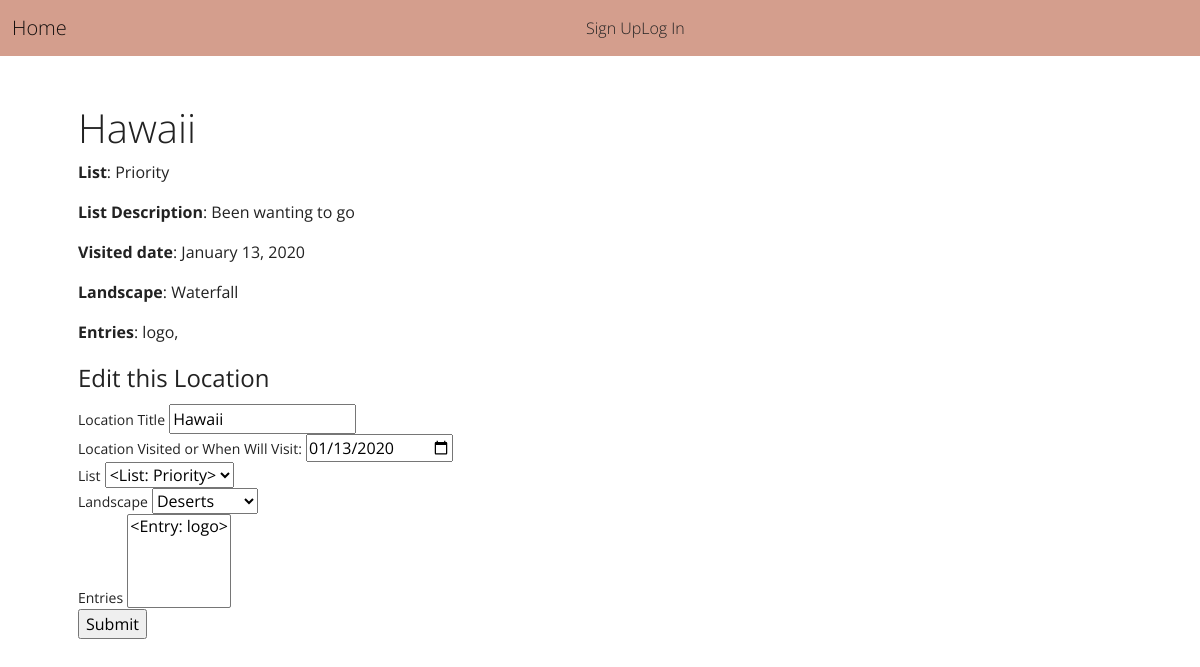
Screenshot of /location/1 with the database file from the repository.
### scenery_app/models.py (models this page shows, shortened)
class Location(db.Model):
    id = db.Column(db.Integer, primary_key=True)
    title = db.Column(db.String(80), nullable=False)
    visited_date = db.Column(db.Date)
    list_id = db.Column(db.Integer, db.ForeignKey('list.id'), nullable=False)
    list = db.relationship('List', back_populates='locations')
    landscape = db.Column(db.Enum(Landscape), default=Landscape.DESERTS)
    entries = db.relationship(
        'Entry', secondary='location_entry', back_populates='locations'
    )
    users_who_favorited = db.relationship(
        'User', secondary='user_location', back_populates='favorite_locations'
    )

class List(db.Model):
    id = db.Column(db.Integer, primary_key=True)
    name = db.Column(db.String(80), nullable=False)
    description = db.Column(db.String(500))
    locations = db.relationship('Location', back_populates='list')
    def __str__(self):
        return f'<List: {self.name}>'

class Entry(db.Model):
    id = db.Column(db.Integer, primary_key=True)
    name = db.Column(db.String(80), nullable=False, unique=True)
    locations = db.relationship(
        'Location', secondary='location_entry', back_populates='entries')
    def __str__(self):
        return f'<Entry: {self.name}>'
    def __repr__(self):
        return f'<Entry: {self.name}>'

### scenery_app/main/routes.py (the view, shortened to what this page needs)
@main.route('/location/<location_id>', methods=['GET', 'POST'])
def location_detail(location_id):
    location = Location.query.get(location_id)
    form = LocationForm(obj=location)
    return render_template('location_detail.html', location=location, form=form)

### scenery_app/main/forms.py
class LocationForm(FlaskForm):
    title = StringField('Location Title',
        validators=[DataRequired(), Length(min=3, max=80)])
    visited_date = DateField('Location Visited or When Will Visit:')
    list = QuerySelectField('List',
        query_factory=lambda: List.query, allow_blank=False)
    landscape = SelectField('Landscape', choices=Landscape.choices())
    entries = QuerySelectMultipleField('Entries',
        query_factory=lambda: Entry.query)
    submit = SubmitField('Submit')

### scenery_app/models.py (called while the page is built)
    def __str__(self):
        return str(self.value)

### scenery_app/templates/location_detail.html (shortened to what this page needs)
{% extends 'base.html' %}
{% block content %}
<h1>{{ location.title }}</h1>
<p>
    <strong>List</strong>: {{ location.list.name }}
</p>
<p>
    <strong>List Description</strong>: {{ location.list.description }}
</p>
{% if location.visited_date %}
<p>
    <strong>Visited date</strong>: {{ location.visited_date.strftime('%B %d, %Y') }}
</p>
{% endif %}
<p>
    <strong>Landscape</strong>: {{ location.landscape }}
</p>
<p>
    <strong>Entries</strong>:
    {% for entry in location.entries %}
    {{ entry.name }},
    {% endfor %}
</p>
<form method="POST" action="{{ url_for('main.location_detail', location_id=location.id) }}">
    <fieldset>
        <legend>Edit this Location</legend>
        <div>
            {{ form.title.label }}
            {{ form.title }}
        </div>
        <div>
            {{ form.visited_date.label }}
            {{ form.visited_date(placeholder="YYYY-mm-dd") }}
        </div>
        <div>
            {{ form.list.label }}
            {{ form.list }}
        </div>
        <div>
            {{ form.landscape.label }}
            {{ form.landscape }}
        </div>
        <div>
            {{ form.entries.label }}
            {{ form.entries }}
        </div>
    </fieldset>
    {{ form.submit }}
</form>
{% endblock %}

### rows the page displays
Location: title "Hawaii", visited_date "January 13, 2020", landscape "Waterfall", visited_date "01/13/2020", list "<List: Priority>", landscape "Deserts"
List: list.name "Priority", list.description "Been wanting to go"
Entry: name "logo"
